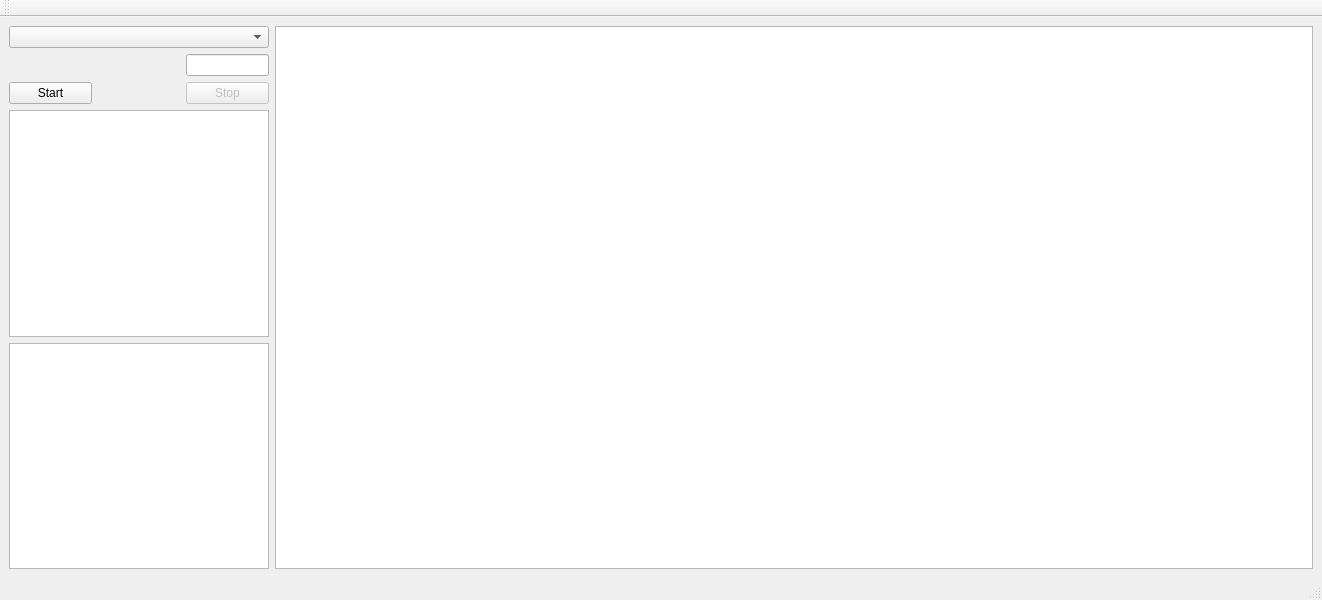
<?xml version="1.0" encoding="UTF-8"?>
<ui version="4.0">
 <class>MainWindow</class>
 <widget class="QMainWindow" name="MainWindow">
  <property name="geometry">
   <rect>
    <x>0</x>
    <y>0</y>
    <width>1322</width>
    <height>600</height>
   </rect>
  </property>
  <property name="windowTitle">
   <string>vRTU Protocol Analyzer</string>
  </property>
  <property name="windowIcon">
   <iconset>
    <normaloff>data/racoon.png</normaloff>/data/racoon.png</iconset>
  </property>
  <widget class="QWidget" name="centralwidget">
   <layout class="QHBoxLayout" name="horizontalLayout" stretch="0,1,4">
    <item>
     <layout class="QVBoxLayout" name="verticalLayout"/>
    </item>
    <item>
     <layout class="QGridLayout" name="gridLayout" columnstretch="1,1,1">
      <item row="3" column="0" colspan="3">
       <widget class="QTableWidget" name="tableWidget_2"/>
      </item>
      <item row="2" column="2">
       <widget class="QPushButton" name="btStop">
        <property name="enabled">
         <bool>false</bool>
        </property>
        <property name="text">
         <string>Stop</string>
        </property>
       </widget>
      </item>
      <item row="2" column="1">
       <spacer name="horizontalSpacer">
        <property name="orientation">
         <enum>Qt::Horizontal</enum>
        </property>
        <property name="sizeHint" stdset="0">
         <size>
          <width>40</width>
          <height>20</height>
         </size>
        </property>
       </spacer>
      </item>
      <item row="0" column="0" colspan="3">
       <widget class="QComboBox" name="comboBox"/>
      </item>
      <item row="1" column="2">
       <widget class="QLineEdit" name="lineEdit"/>
      </item>
      <item row="2" column="0">
       <widget class="QPushButton" name="btStart">
        <property name="text">
         <string>Start</string>
        </property>
       </widget>
      </item>
      <item row="4" column="0" colspan="3">
       <widget class="QTableView" name="tableView"/>
      </item>
     </layout>
    </item>
    <item>
     <widget class="QTableWidget" name="tableWidget"/>
    </item>
   </layout>
  </widget>
  <widget class="QMenuBar" name="menubar">
   <property name="geometry">
    <rect>
     <x>0</x>
     <y>0</y>
     <width>1322</width>
     <height>21</height>
    </rect>
   </property>
  </widget>
  <widget class="QStatusBar" name="statusbar"/>
  <widget class="QToolBar" name="toolBar">
   <property name="windowTitle">
    <string>toolBar</string>
   </property>
   <attribute name="toolBarArea">
    <enum>TopToolBarArea</enum>
   </attribute>
   <attribute name="toolBarBreak">
    <bool>false</bool>
   </attribute>
  </widget>
 </widget>
 <resources/>
 <connections/>
</ui>
